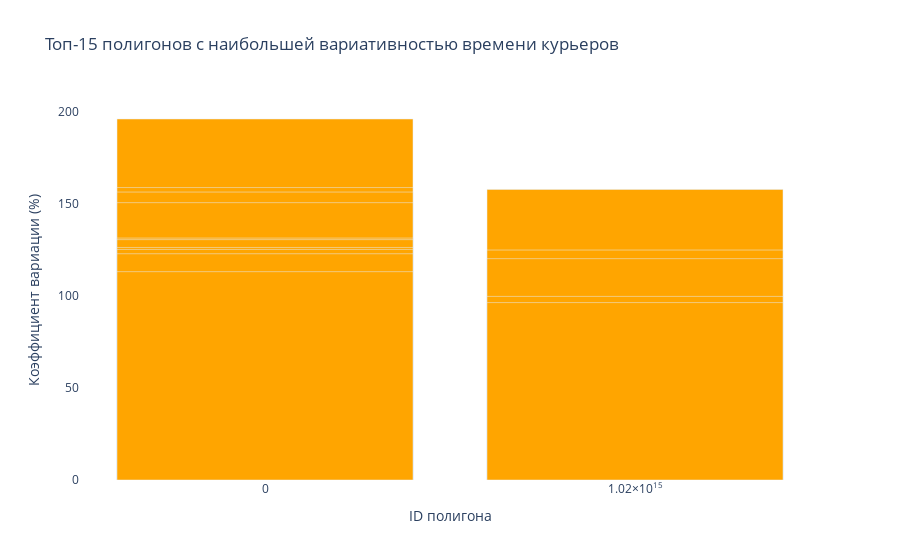

Notebook source saved alongside this figure:
### Code cell
# 4. Топ-15 полигонов с наибольшей вариативностью
logger.info("4. Анализируем полигоны с наибольшей вариативностью...")

polygon_variability = comparison_df.group_by('mp_id').agg([
    pl.col('service_time').std().alias('std_time'),
    pl.col('service_time').mean().alias('mean_time'),
    pl.col('courier_id').n_unique().alias('courier_count')
])

polygon_variability = polygon_variability.with_columns([
    (pl.col('std_time') / pl.col('mean_time') * 100).alias('cv_percent')
])

top_variable = polygon_variability.sort('cv_percent', descending=True).head(15)

polygon_ids = top_variable.select('mp_id').to_series().to_list()
cv_values = top_variable.select('cv_percent').to_series().to_list()

fig4 = go.Figure()
fig4.add_trace(go.Bar(
    x=polygon_ids,
    y=cv_values,
    name='Коэффициент вариации (%)',
    marker_color='orange'
))
fig4.update_layout(
    title="Топ-15 полигонов с наибольшей вариативностью времени курьеров",
    xaxis_title="ID полигона",
    yaxis_title="Коэффициент вариации (%)",
    showlegend=False,
    plot_bgcolor='white'
)
fig4.show()

### Figure 1 — Plotly figure (JSON) as saved in the notebook; plotly's stock layout.template omitted (floating-point values rounded to 4 significant figures)
{"data": [{"marker": {"color": "orange"}, "name": "Коэффициент вариации (%)", "type": "bar", "x": [6016, 6419, 1021000000023247, 5134, 5334, 5331, 6357, 6499, 9371, 1021000000006306, 5144, 1021000000006386, 7412, 1021000000006423, 1021000000007208], "y": [195.9, 158.7, 157.7, 156.2, 150.5, 131.3, 130.4, 126.2, 125.1, 124.8, 122.8, 120.1, 113.0, 99.6, 96.26]}], "layout": {"plot_bgcolor": "white", "showlegend": false, "title": {"text": "Топ-15 полигонов с наибольшей вариативностью времени курьеров"}, "xaxis": {"title": {"text": "ID полигона"}}, "yaxis": {"title": {"text": "Коэффициент вариации (%)"}}}}
